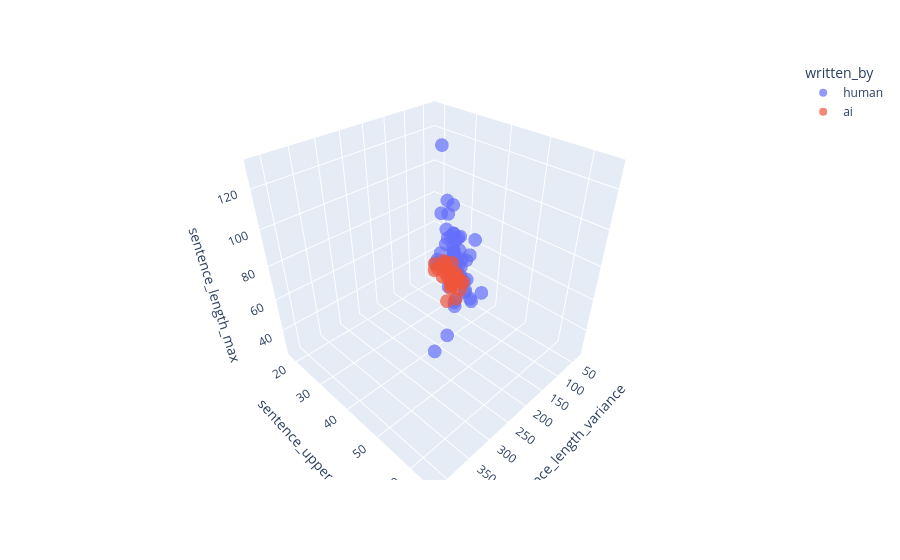

Here is the notebook cell this chart was saved with:
### Code cell
fig = px.scatter_3d(
    stories_df,
    "sentence_length_variance",
    "sentence_upper_95",
    "sentence_length_max",
    color="written_by",
    opacity=0.7
)

fig.show()

### Figure 1 — Plotly figure (JSON) as saved in the notebook; plotly's stock layout.template omitted (floating-point values rounded to 4 significant figures)
{"data": [{"hovertemplate": "written_by=human<br>sentence_length_variance=%{x}<br>sentence_upper_95=%{y}<br>sentence_length_max=%{z}<extra></extra>", "legendgroup": "human", "marker": {"color": "#636efa", "opacity": 0.7, "symbol": "circle"}, "mode": "markers", "name": "human", "scene": "scene", "showlegend": true, "type": "scatter3d", "x": [113.3, 165.4, 152.9, 125.8, 154.2, 154.8, 121.0, 148.3, 141.3, 131.1, 120.1, 143.5, 154.6, 251.1, 256.9, 101.0, 255.1, 201.0, 174.8, 61.72, 135.7, 336.7, 128.7, 415.3, 175.2, 60.71, 237.4, 200.5, 196.1, 212.2, 190.0, 192.9, 245.2, 226.3, 171.7, 151.0, 63.22, 281.8, 124.6, 120.4, 95.88, 144.5, 199.4, 165.8, 115.5, 151.7, 144.0, 110.3, 143.5, 105.9, 130.9], "y": [32.0, 41.0, 39.0, 36.0, 39.0, 39.0, 36.0, 38.0, 39.0, 36.55, 36.0, 36.0, 41.0, 54.0, 49.0, 33.0, 47.0, 46.0, 40.6, 26.0, 34.5, 58.5, 32.0, 65.0, 43.0, 22.0, 45.0, 45.0, 48.9, 41.0, 41.05, 47.0, 49.0, 46.0, 47.0, 34.75, 29.0, 58.0, 45.0, 39.0, 34.0, 42.0, 45.0, 44.55, 37.45, 40.0, 42.0, 34.5, 40.35, 36.0, 39.0], "z": [79, 49, 78, 70, 74, 88, 61, 102, 84, 68, 77, 95, 88, 103, 107, 76, 92, 91, 90, 45, 75, 81, 66, 97, 76, 40, 113, 57, 66, 82, 111, 67, 101, 74, 94, 130, 43, 89, 54, 54, 51, 74, 61, 68, 66, 73, 55, 66, 68, 51, 59]}, {"hovertemplate": "written_by=ai<br>sentence_length_variance=%{x}<br>sentence_upper_95=%{y}<br>sentence_length_max=%{z}<extra></extra>", "legendgroup": "ai", "marker": {"color": "#EF553B", "opacity": 0.7, "symbol": "circle"}, "mode": "markers", "name": "ai", "scene": "scene", "showlegend": true, "type": "scatter3d", "x": [186.3, 38.34, 78.14, 45.35, 67.19, 96.42, 99.06, 78.75, 76.97, 54.88, 109.3, 104.1, 78.59, 131.3, 102.7, 37.0, 51.58, 31.72, 51.54, 31.2, 51.9, 55.12, 54.63, 87.99, 87.93, 82.02, 105.3, 145.2, 119.4, 152.6, 192.7, 126.1, 124.3], "y": [41.0, 25.0, 30.75, 24.9, 28.8, 35.65, 32.85, 32.3, 30.15, 25.0, 35.5, 32.3, 29.65, 39.0, 31.25, 22.0, 21.75, 18.05, 22.65, 18.0, 24.9, 26.0, 27.0, 30.9, 31.0, 30.8, 30.3, 37.75, 36.0, 42.0, 44.5, 37.0, 35.05], "z": [53, 28, 35, 30, 32, 47, 43, 43, 41, 35, 51, 50, 43, 50, 52, 26, 34, 31, 37, 26, 42, 38, 34, 35, 46, 42, 56, 68, 53, 61, 60, 58, 48]}], "layout": {"legend": {"title": {"text": "written_by"}, "tracegroupgap": 0}, "margin": {"t": 60}, "scene": {"domain": {"x": [0, 1], "y": [0, 1]}, "xaxis": {"title": {"text": "sentence_length_variance"}}, "yaxis": {"title": {"text": "sentence_upper_95"}}, "zaxis": {"title": {"text": "sentence_length_max"}}}}}
